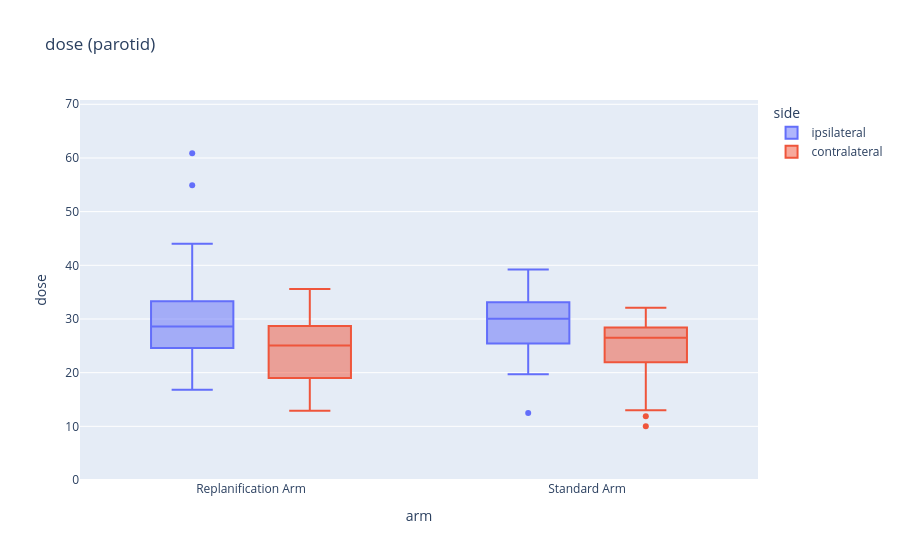
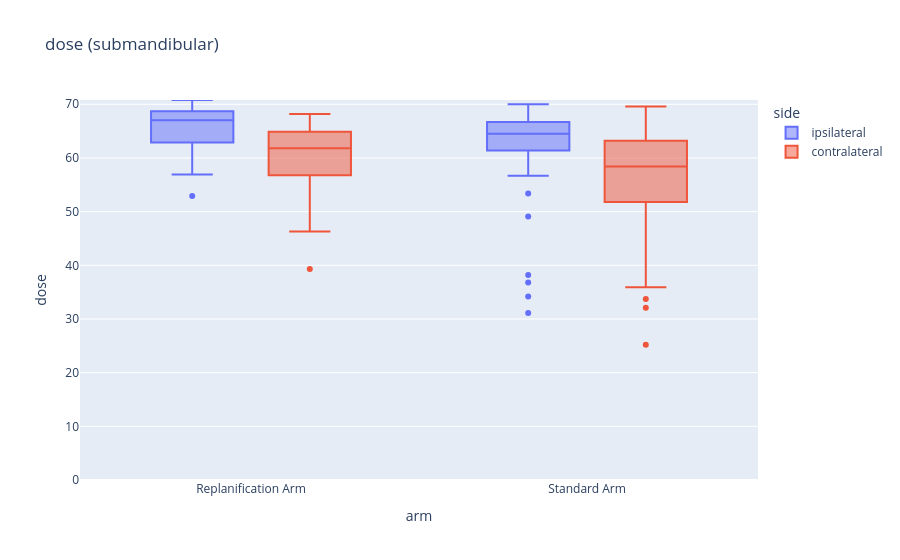
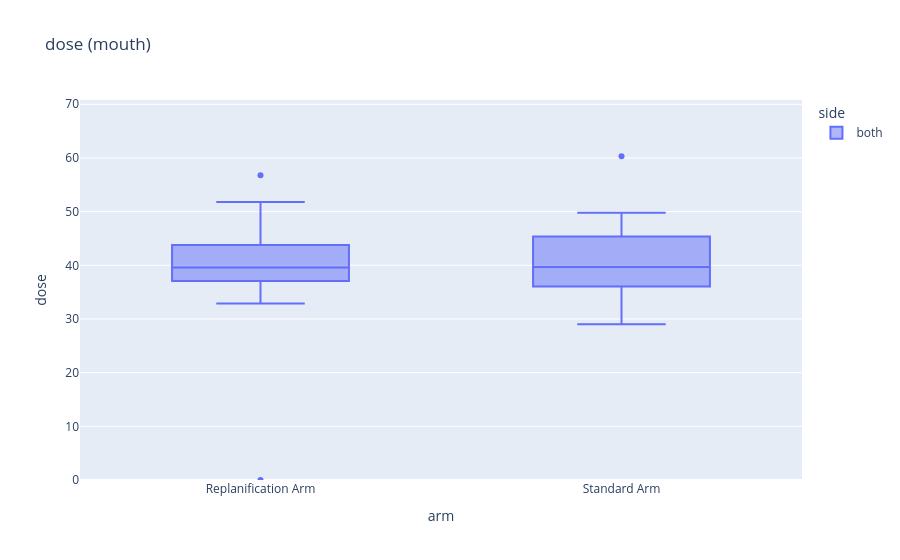

These figures' notebook cell, in order:
### Code cell
import plotly.express as px
import numpy as np

dose_max = np.max(df["dose"])

# for i in df["arm"].unique():
#     fig = px.box(df[df["arm"] == i], x="oar", y="dose", color="side", range_y=(0, dose_max), title=f"dose ({i})")
#     fig.show()

for i in df["oar"].unique():
    fig = px.box(df[df["oar"] == i], x="arm", y="dose", color="side", range_y=(0, dose_max), title=f"dose ({i})")
    fig.show()

### Figure 1 — Plotly figure (JSON) as saved in the notebook; plotly's stock layout.template omitted (floating-point values rounded to 4 significant figures)
{"data": [{"alignmentgroup": "True", "hovertemplate": "side=ipsilateral<br>arm=%{x}<br>dose=%{y}<extra></extra>", "legendgroup": "ipsilateral", "marker": {"color": "#636efa"}, "name": "ipsilateral", "notched": false, "offsetgroup": "ipsilateral", "orientation": "v", "showlegend": true, "type": "box", "x": ["Replanification Arm", "Replanification Arm", "Replanification Arm", "Replanification Arm", "Replanification Arm", "Standard Arm", "Replanification Arm", "Replanification Arm", "Replanification Arm", "Replanification Arm", "Replanification Arm", "Replanification Arm", "Standard Arm", "Replanification Arm", "Replanification Arm", "Standard Arm", "Standard Arm", "Standard Arm", "Standard Arm", "Replanification Arm", "Replanification Arm", "Replanification Arm", "Standard Arm", "Replanification Arm", "Replanification Arm", "Replanification Arm", "Replanification Arm", "Replanification Arm", "Replanification Arm", "Replanification Arm", "Replanification Arm", "Replanification Arm", "Standard Arm", "Standard Arm", "Standard Arm", "Standard Arm", "Standard Arm", "Standard Arm", "Standard Arm", "Standard Arm", "Standard Arm", "Standard Arm", "Standard Arm", "Standard Arm", "Replanification Arm", "Standard Arm", "Standard Arm", "Replanification Arm", "Standard Arm", "Standard Arm", "Standard Arm", "Standard Arm", "Standard Arm", "Standard Arm", "Standard Arm", "Standard Arm", "Replanification Arm", "Standard Arm", "Standard Arm", "Standard Arm"], "x0": " ", "xaxis": "x", "y": [24.9, 24.1, 21.2, 24.3, 27.5, 24.3, 22.0, 27.5, 27.0, 31.0, 27.9, 35.2, 33.1, 37.8, 31.4, 32.4, 29.8, 34.2, 35.7, 32.2, 54.9, 40.2, 19.7, 27.2, 23.5, 29.6, 27.1, 29.3, 16.8, 34.4, 29.5, 60.9, 33.2, 30.5, 38.2, 25.9, 30.3, 25.9, 20.8, 12.5, 31.1, 23.3, 32.8, 39.2, 29.7, 39.0, 36.1, 44.0, 33.1, 32.3, 28.0, 25.7, 28.8, 27.2, 22.5, 25.8, 19.5, 25.2, 31.5, 24.1], "y0": " ", "yaxis": "y"}, {"alignmentgroup": "True", "hovertemplate": "side=contralateral<br>arm=%{x}<br>dose=%{y}<extra></extra>", "legendgroup": "contralateral", "marker": {"color": "#EF553B"}, "name": "contralateral", "notched": false, "offsetgroup": "contralateral", "orientation": "v", "showlegend": true, "type": "box", "x": ["Replanification Arm", "Replanification Arm", "Replanification Arm", "Replanification Arm", "Replanification Arm", "Standard Arm", "Replanification Arm", "Replanification Arm", "Replanification Arm", "Replanification Arm", "Replanification Arm", "Replanification Arm", "Standard Arm", "Replanification Arm", "Replanification Arm", "Standard Arm", "Standard Arm", "Standard Arm", "Standard Arm", "Replanification Arm", "Replanification Arm", "Replanification Arm", "Standard Arm", "Replanification Arm", "Replanification Arm", "Replanification Arm", "Replanification Arm", "Replanification Arm", "Replanification Arm", "Replanification Arm", "Replanification Arm", "Replanification Arm", "Standard Arm", "Standard Arm", "Standard Arm", "Standard Arm", "Standard Arm", "Standard Arm", "Standard Arm", "Standard Arm", "Standard Arm", "Standard Arm", "Standard Arm", "Standard Arm", "Replanification Arm", "Standard Arm", "Standard Arm", "Replanification Arm", "Standard Arm", "Standard Arm", "Standard Arm", "Standard Arm", "Standard Arm", "Standard Arm", "Standard Arm", "Standard Arm", "Replanification Arm", "Standard Arm", "Standard Arm", "Standard Arm"], "x0": " ", "xaxis": "x", "y": [15.3, 18.4, 13.4, 21.0, 19.6, 22.1, 20.9, 27.0, 31.4, 31.9, 27.7, 29.9, 28.6, 29.9, 27.2, 30.0, 29.5, 32.1, 30.4, 29.7, 30.9, 25.3, 11.9, 20.6, 16.0, 12.9, 25.1, 26.9, 14.2, 35.6, 18.4, 23.6, 24.6, 28.8, 26.6, 14.2, 27.3, 16.1, 13.0, 10.0, 25.2, 26.4, 28.2, 27.1, 27.7, 25.5, 30.5, 25.0, 29.4, 27.6, 27.3, 24.5, 27.5, 19.3, 20.6, 26.6, 19.7, 24.5, 21.8, 22.9], "y0": " ", "yaxis": "y"}], "layout": {"boxmode": "group", "legend": {"title": {"text": "side"}, "tracegroupgap": 0}, "title": {"text": "dose (parotid)"}, "xaxis": {"anchor": "y", "domain": [0, 1], "title": {"text": "arm"}}, "yaxis": {"anchor": "x", "domain": [0, 1], "range": [0, 70.8], "title": {"text": "dose"}}}}

### Figure 2 — Plotly figure (JSON) as saved in the notebook; plotly's stock layout.template omitted (floating-point values rounded to 4 significant figures)
{"data": [{"alignmentgroup": "True", "hovertemplate": "side=ipsilateral<br>arm=%{x}<br>dose=%{y}<extra></extra>", "legendgroup": "ipsilateral", "marker": {"color": "#636efa"}, "name": "ipsilateral", "notched": false, "offsetgroup": "ipsilateral", "orientation": "v", "showlegend": true, "type": "box", "x": ["Replanification Arm", "Replanification Arm", "Replanification Arm", "Replanification Arm", "Replanification Arm", "Standard Arm", "Replanification Arm", "Replanification Arm", "Replanification Arm", "Replanification Arm", "Standard Arm", "Replanification Arm", "Standard Arm", "Standard Arm", "Standard Arm", "Standard Arm", "Replanification Arm", "Replanification Arm", "Replanification Arm", "Standard Arm", "Replanification Arm", "Replanification Arm", "Replanification Arm", "Replanification Arm", "Replanification Arm", "Replanification Arm", "Replanification Arm", "Replanification Arm", "Standard Arm", "Standard Arm", "Standard Arm", "Standard Arm", "Standard Arm", "Standard Arm", "Standard Arm", "Standard Arm", "Standard Arm", "Standard Arm", "Standard Arm", "Standard Arm", "Replanification Arm", "Standard Arm", "Standard Arm", "Replanification Arm", "Standard Arm", "Standard Arm", "Standard Arm", "Standard Arm", "Standard Arm", "Standard Arm", "Standard Arm", "Replanification Arm", "Standard Arm", "Standard Arm", "Standard Arm"], "x0": " ", "xaxis": "x", "y": [69.0, 62.4, 61.4, 64.2, 52.9, 56.7, 67.1, 67.8, 59.5, 68.8, 64.3, 58.0, 65.3, 65.9, 34.2, 68.7, 68.7, 63.4, 68.6, 68.7, 67.0, 65.7, 68.7, 69.3, 68.0, 68.5, 66.5, 63.5, 64.0, 65.5, 38.2, 70.0, 65.3, 36.8, 61.8, 66.0, 31.1, 61.4, 64.9, 66.7, 56.9, NaN, 63.7, 70.8, 68.2, 63.9, 63.7, 53.4, 67.0, 49.1, 69.5, 68.9, 64.7, 67.5, 64.2], "y0": " ", "yaxis": "y"}, {"alignmentgroup": "True", "hovertemplate": "side=contralateral<br>arm=%{x}<br>dose=%{y}<extra></extra>", "legendgroup": "contralateral", "marker": {"color": "#EF553B"}, "name": "contralateral", "notched": false, "offsetgroup": "contralateral", "orientation": "v", "showlegend": true, "type": "box", "x": ["Replanification Arm", "Replanification Arm", "Replanification Arm", "Replanification Arm", "Replanification Arm", "Standard Arm", "Replanification Arm", "Replanification Arm", "Replanification Arm", "Replanification Arm", "Standard Arm", "Replanification Arm", "Replanification Arm", "Standard Arm", "Standard Arm", "Standard Arm", "Standard Arm", "Replanification Arm", "Replanification Arm", "Replanification Arm", "Standard Arm", "Replanification Arm", "Replanification Arm", "Replanification Arm", "Replanification Arm", "Replanification Arm", "Replanification Arm", "Replanification Arm", "Replanification Arm", "Replanification Arm", "Standard Arm", "Standard Arm", "Standard Arm", "Standard Arm", "Standard Arm", "Standard Arm", "Standard Arm", "Standard Arm", "Standard Arm", "Standard Arm", "Standard Arm", "Replanification Arm", "Standard Arm", "Standard Arm", "Replanification Arm", "Standard Arm", "Standard Arm", "Standard Arm", "Standard Arm", "Standard Arm", "Standard Arm", "Standard Arm", "Standard Arm", "Replanification Arm", "Standard Arm", "Standard Arm", "Standard Arm"], "x0": " ", "xaxis": "x", "y": [66.8, 67.8, 50.2, 64.6, 62.8, 67.4, 64.8, 68.2, 59.4, 61.7, 58.0, 39.3, 64.6, 65.1, 60.4, 32.1, 63.2, 62.8, 61.8, 46.3, 35.9, 56.7, 65.7, 52.4, 67.2, 66.7, 61.8, 64.9, 61.1, 59.2, 69.6, 38.7, 52.8, 67.3, 33.7, 52.3, 51.6, 25.2, 60.9, 39.9, 55.0, 56.8, 62.8, 63.5, 57.1, 61.2, 58.3, 61.7, 50.4, 68.8, 65.1, 58.4, 63.2, 48.8, 58.0, 59.6, 57.7], "y0": " ", "yaxis": "y"}], "layout": {"boxmode": "group", "legend": {"title": {"text": "side"}, "tracegroupgap": 0}, "title": {"text": "dose (submandibular)"}, "xaxis": {"anchor": "y", "domain": [0, 1], "title": {"text": "arm"}}, "yaxis": {"anchor": "x", "domain": [0, 1], "range": [0, 70.8], "title": {"text": "dose"}}}}

### Figure 3 — Plotly figure (JSON) as saved in the notebook; plotly's stock layout.template omitted (floating-point values rounded to 4 significant figures)
{"data": [{"alignmentgroup": "True", "hovertemplate": "side=both<br>arm=%{x}<br>dose=%{y}<extra></extra>", "legendgroup": "both", "marker": {"color": "#636efa"}, "name": "both", "notched": false, "offsetgroup": "both", "orientation": "v", "showlegend": true, "type": "box", "x": ["Replanification Arm", "Replanification Arm", "Replanification Arm", "Replanification Arm", "Replanification Arm", "Standard Arm", "Replanification Arm", "Replanification Arm", "Replanification Arm", "Replanification Arm", "Standard Arm", "Replanification Arm", "Standard Arm", "Standard Arm", "Replanification Arm", "Replanification Arm", "Standard Arm", "Replanification Arm", "Replanification Arm", "Replanification Arm", "Replanification Arm", "Replanification Arm", "Replanification Arm", "Replanification Arm", "Standard Arm", "Standard Arm", "Standard Arm", "Standard Arm", "Standard Arm", "Standard Arm", "Standard Arm", "Standard Arm", "Standard Arm", "Replanification Arm", "Standard Arm", "Standard Arm", "Replanification Arm", "Standard Arm", "Standard Arm", "Standard Arm", "Standard Arm", "Standard Arm", "Standard Arm", "Replanification Arm", "Standard Arm", "Standard Arm", "Standard Arm"], "x0": " ", "xaxis": "x", "y": [39.5, 0.0, 32.9, 38.4, 39.7, 42.4, 36.4, 46.5, 45.8, 38.9, 48.8, 56.8, 35.0, 60.3, 41.9, 42.6, 37.6, 38.3, 37.1, 35.8, 43.8, 35.9, 41.3, 51.8, 37.7, 49.8, 43.8, 36.1, 33.3, 37.3, 29.0, 36.0, 46.1, 43.6, NaN, 49.3, 50.0, 45.0, 42.0, 42.7, 37.9, 34.6, 35.2, 39.4, 40.8, 38.6, 45.7], "y0": " ", "yaxis": "y"}], "layout": {"boxmode": "group", "legend": {"title": {"text": "side"}, "tracegroupgap": 0}, "title": {"text": "dose (mouth)"}, "xaxis": {"anchor": "y", "domain": [0, 1], "title": {"text": "arm"}}, "yaxis": {"anchor": "x", "domain": [0, 1], "range": [0, 70.8], "title": {"text": "dose"}}}}
